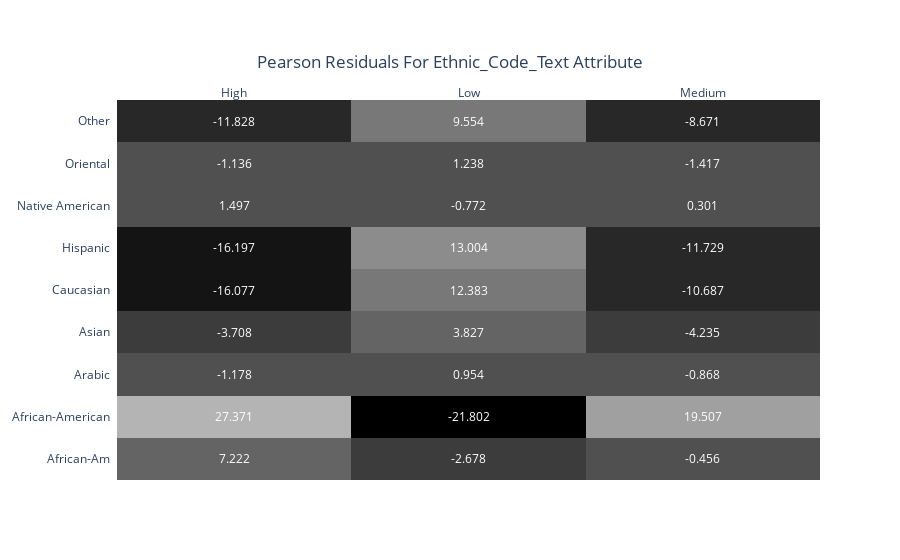

The notebook cell this image was saved under:
### Code cell
m.chi2_pearson(column, df, target_column)

### Figure 1 — Plotly figure (JSON) as saved in the notebook; plotly's stock layout.template omitted (floating-point values rounded to 4 significant figures)
{"data": [{"colorscale": [[0, "rgb(0, 0, 0)"], [0.1, "rgb(0, 0, 0)"], [0.1, "rgb(20, 20, 20)"], [0.2, "rgb(20, 20, 20)"], [0.2, "rgb(40, 40, 40)"], [0.3, "rgb(40, 40, 40)"], [0.3, "rgb(60, 60, 60)"], [0.4, "rgb(60, 60, 60)"], [0.4, "rgb(80, 80, 80)"], [0.5, "rgb(80, 80, 80)"], [0.5, "rgb(100, 100, 100)"], [0.6, "rgb(100, 100, 100)"], [0.6, "rgb(120, 120, 120)"], [0.7, "rgb(120, 120, 120)"], [0.7, "rgb(140, 140, 140)"], [0.8, "rgb(140, 140, 140)"], [0.8, "rgb(160, 160, 160)"], [0.9, "rgb(160, 160, 160)"], [0.9, "rgb(180, 180, 180)"], [1, "rgb(180, 180, 180)"]], "reversescale": false, "showscale": false, "type": "heatmap", "x": ["High", "Low", "Medium"], "y": ["African-Am", "African-American", "Arabic", "Asian", "Caucasian", "Hispanic", "Native American", "Oriental", "Other"], "z": [[7.222, -2.678, -0.456], [27.37, -21.8, 19.51], [-1.178, 0.954, -0.868], [-3.708, 3.827, -4.235], [-16.08, 12.38, -10.69], [-16.2, 13.0, -11.73], [1.497, -0.772, 0.301], [-1.136, 1.238, -1.417], [-11.83, 9.554, -8.671]]}], "layout": {"annotations": [{"font": {"color": "#FFFFFF"}, "showarrow": false, "text": "7.222", "x": "High", "xref": "x", "y": "African-Am", "yref": "y"}, {"font": {"color": "#FFFFFF"}, "showarrow": false, "text": "-2.678", "x": "Low", "xref": "x", "y": "African-Am", "yref": "y"}, {"font": {"color": "#FFFFFF"}, "showarrow": false, "text": "-0.456", "x": "Medium", "xref": "x", "y": "African-Am", "yref": "y"}, {"font": {"color": "#FFFFFF"}, "showarrow": false, "text": "27.371", "x": "High", "xref": "x", "y": "African-American", "yref": "y"}, {"font": {"color": "#FFFFFF"}, "showarrow": false, "text": "-21.802", "x": "Low", "xref": "x", "y": "African-American", "yref": "y"}, {"font": {"color": "#FFFFFF"}, "showarrow": false, "text": "19.507", "x": "Medium", "xref": "x", "y": "African-American", "yref": "y"}, {"font": {"color": "#FFFFFF"}, "showarrow": false, "text": "-1.178", "x": "High", "xref": "x", "y": "Arabic", "yref": "y"}, {"font": {"color": "#FFFFFF"}, "showarrow": false, "text": "0.954", "x": "Low", "xref": "x", "y": "Arabic", "yref": "y"}, {"font": {"color": "#FFFFFF"}, "showarrow": false, "text": "-0.868", "x": "Medium", "xref": "x", "y": "Arabic", "yref": "y"}, {"font": {"color": "#FFFFFF"}, "showarrow": false, "text": "-3.708", "x": "High", "xref": "x", "y": "Asian", "yref": "y"}, {"font": {"color": "#FFFFFF"}, "showarrow": false, "text": "3.827", "x": "Low", "xref": "x", "y": "Asian", "yref": "y"}, {"font": {"color": "#FFFFFF"}, "showarrow": false, "text": "-4.235", "x": "Medium", "xref": "x", "y": "Asian", "yref": "y"}, {"font": {"color": "#FFFFFF"}, "showarrow": false, "text": "-16.077", "x": "High", "xref": "x", "y": "Caucasian", "yref": "y"}, {"font": {"color": "#FFFFFF"}, "showarrow": false, "text": "12.383", "x": "Low", "xref": "x", "y": "Caucasian", "yref": "y"}, {"font": {"color": "#FFFFFF"}, "showarrow": false, "text": "-10.687", "x": "Medium", "xref": "x", "y": "Caucasian", "yref": "y"}, {"font": {"color": "#FFFFFF"}, "showarrow": false, "text": "-16.197", "x": "High", "xref": "x", "y": "Hispanic", "yref": "y"}, {"font": {"color": "#FFFFFF"}, "showarrow": false, "text": "13.004", "x": "Low", "xref": "x", "y": "Hispanic", "yref": "y"}, {"font": {"color": "#FFFFFF"}, "showarrow": false, "text": "-11.729", "x": "Medium", "xref": "x", "y": "Hispanic", "yref": "y"}, {"font": {"color": "#FFFFFF"}, "showarrow": false, "text": "1.497", "x": "High", "xref": "x", "y": "Native American", "yref": "y"}, {"font": {"color": "#FFFFFF"}, "showarrow": false, "text": "-0.772", "x": "Low", "xref": "x", "y": "Native American", "yref": "y"}, {"font": {"color": "#FFFFFF"}, "showarrow": false, "text": "0.301", "x": "Medium", "xref": "x", "y": "Native American", "yref": "y"}, {"font": {"color": "#FFFFFF"}, "showarrow": false, "text": "-1.136", "x": "High", "xref": "x", "y": "Oriental", "yref": "y"}, {"font": {"color": "#FFFFFF"}, "showarrow": false, "text": "1.238", "x": "Low", "xref": "x", "y": "Oriental", "yref": "y"}, {"font": {"color": "#FFFFFF"}, "showarrow": false, "text": "-1.417", "x": "Medium", "xref": "x", "y": "Oriental", "yref": "y"}, {"font": {"color": "#FFFFFF"}, "showarrow": false, "text": "-11.828", "x": "High", "xref": "x", "y": "Other", "yref": "y"}, {"font": {"color": "#FFFFFF"}, "showarrow": false, "text": "9.554", "x": "Low", "xref": "x", "y": "Other", "yref": "y"}, {"font": {"color": "#FFFFFF"}, "showarrow": false, "text": "-8.671", "x": "Medium", "xref": "x", "y": "Other", "yref": "y"}], "title": {"text": "Pearson Residuals For Ethnic_Code_Text Attribute", "x": 0.5, "xanchor": "center", "y": 0.9, "yanchor": "top"}, "xaxis": {"dtick": 1, "gridcolor": "rgb(0, 0, 0)", "side": "top", "ticks": ""}, "yaxis": {"dtick": 1, "ticks": "", "ticksuffix": "  "}}}
